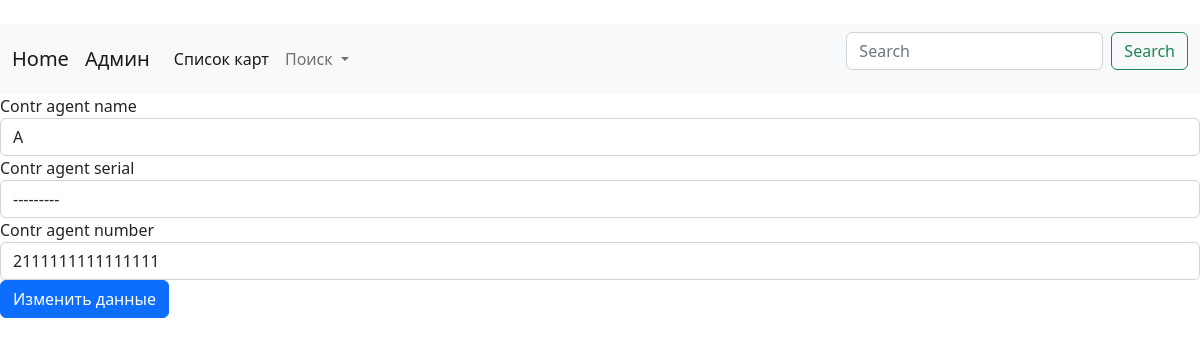
The app's page /data/contragents/1/update/ (signed in) with its own data.
### cards/models.py (models this page shows, shortened)
class ContrAgent(models.Model):
        serials=[('AABB','AABB'),('ABCC','ABCC'),('ACAB','ACAB'),('ADBC','ADBC')]
        contr_agent_name = models.CharField(max_length=40, db_index=True)
        contr_agent_serial=models.CharField(max_length=10, choices=serials)
        contr_agent_number=models.CharField(max_length=20)

### cards/views.py (the view, shortened to what this page needs)
# urls.py: path('data/contragents/<int:contr_agent_id>/update/',ContragentUpdate.as_view(), name='contr_agent_update_url'),
class ContragentUpdate(LoginRequiredMixin,View):
    def get(self, request, contr_agent_id):
        contragent=ContrAgent.objects.get(id=contr_agent_id)
        bound_form=ContrAgentForm(instance=contragent)
        return render(request, 'cards/contragents/contragent_update.html', context={'form':bound_form, 'contragent':contragent})

### cards/forms.py
class ContrAgentForm(forms.ModelForm):
    class Meta:
        model=ContrAgent
        fields=['contr_agent_name','contr_agent_serial','contr_agent_number']
        widgets={
             'contr_agent_name':forms.TextInput(attrs={'class':'form-control', 'empty_value':True}),
             'contr_agent_serial':forms.Select(attrs={'class':'form-control', 'empty_value':True}),
             'contr_agent_number':forms.TextInput(attrs={'class':'form-control', 'empty_value':True}),
            }

### cards/templates/cards/contragents/contragent_update.html (shortened to what this page needs)
﻿{% extends 'cards/base_cards.html'%}
{% block content %}
	<form action="{{contragent.get_upate_url}}" method='post'>
		{% for field in form %}
  		   <div class="from-group">
	 		{{field.label}}
			{{field}}
 		   </div>
		{% endfor %}
	<button type="submit" class="btn btn-primary">Изменить данные</button>
	</form>
{% endblock %}

### records on screen
ContrAgent: form "A" "---------" "2111111111111111"

### other values on screen
{{ field.label }} "Contr agent name" "Contr agent serial" "Contr agent number"
